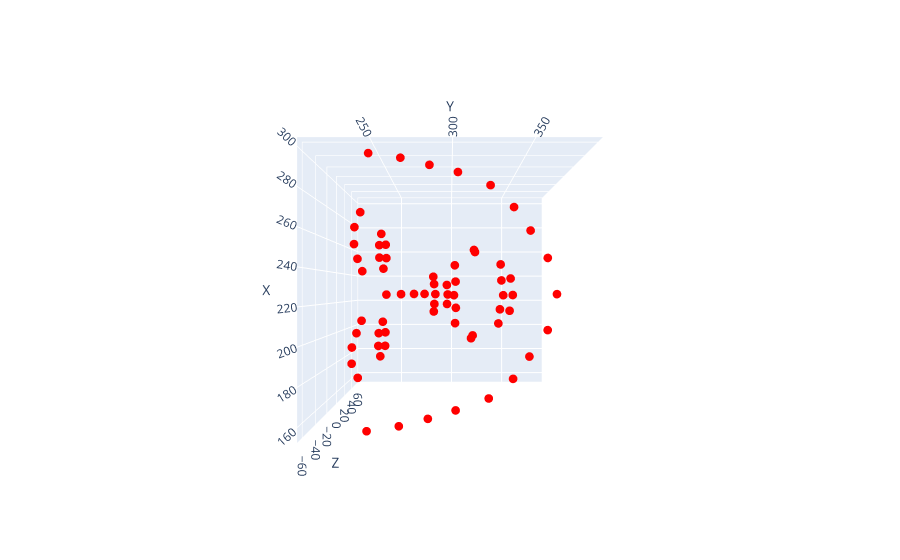

The code cell stored with this chart in its notebook:
### Code cell
index = 1353
row = lm.iloc[index]
plot_3d(row)
